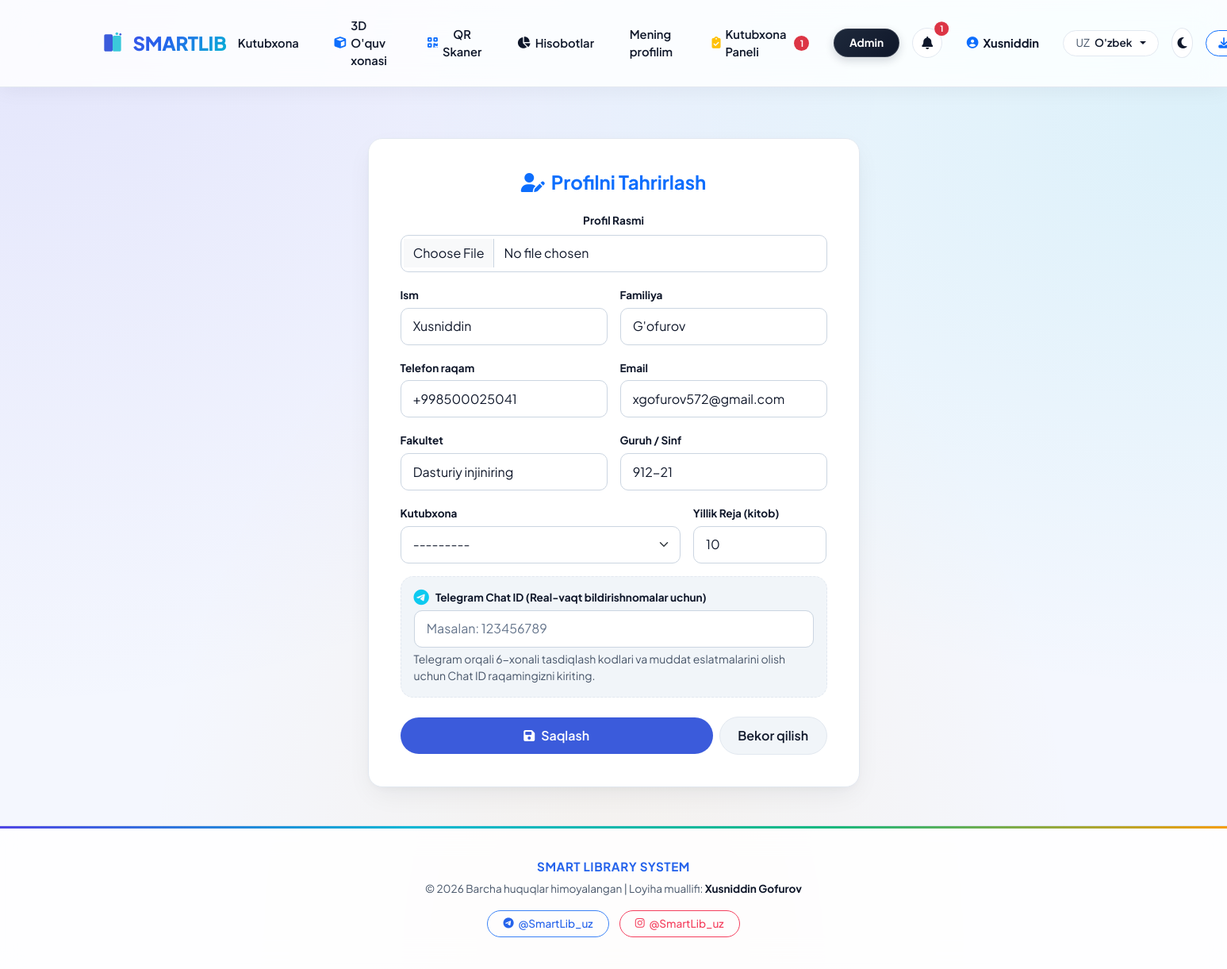
The app's page /profile/edit/ (signed in) with its own data.
### users/models.py (models this page shows, shortened)
class CustomUser(AbstractUser):
    ROLE_CHOICES = [
        ('student', "Talaba (Universitet)"),
        ('pupil', "O'quvchi (Maktab)"),
        ('citizen', "Mustaqil Kitobxon (Aholi)"),
    ]
    STATUS_CHOICES = [
        ('user', "Foydalanuvchi"),
        ('librarian', "Kutubxonachi"),
        ('admin', "Admin"),
    ]
    role = models.CharField(
        "Kim sifatida kirmoqchisiz?",
        max_length=30,
        choices=ROLE_CHOICES,
        default='student',
        db_index=True,
    )
    status = models.CharField(
        "Status",
        max_length=30,
        choices=STATUS_CHOICES,
        default='user',
        db_index=True,
    )
    phone = models.CharField("Telefon raqam", max_length=30, blank=True)
    telegram_chat_id = models.CharField(
        "Telegram Chat ID",
        max_length=64,
        blank=True,
        db_index=True,
        help_text="Telegram bot (@SmartLibBot) orqali xabarnomalar olish uchun Chat ID",
    )
    profile_picture = models.ImageField("Profil Rasmi", upload_to='profiles/', blank=True, null=True)
    library = models.ForeignKey(
        Library,
        on_delete=models.SET_NULL,
        null=True,
        blank=True,
        verbose_name="Kutubxona",
        related_name='members',
    )
    annual_goal = models.PositiveIntegerField(
        "Yillik Reja",
        default=10,
        validators=[MinValueValidator(1), MaxValueValidator(500)],
    )
    student_id = models.CharField("Student ID (Hemis)", max_length=50, blank=True, db_index=True)
    faculty = models.CharField("Fakultet", max_length=150, blank=True, db_index=True)
    group_name = models.CharField("Guruh", max_length=50, blank=True)
    grade = models.CharField("Sinf (Masalan: 11)", max_length=20, blank=True)
    grade_letter = models.CharField("Sinf Harfi (Masalan: A)", max_length=10, blank=True)
    parent_phone = models.CharField("Ota-ona telefoni", max_length=30, blank=True)
    mahalla = models.CharField("Mahalla Nomi", max_length=150, blank=True)
    street = models.CharField("Ko'cha", max_length=150, blank=True)
    house_number = models.CharField("Uy raqami", max_length=50, blank=True)
    occupation = models.CharField("Kasbi / Ish joyi", max_length=150, blank=True)
    class Meta:
        verbose_name = "Foydalanuvchi "
        verbose_name_plural = "Foydalanuvchilar"
    @property
    def full_display_name(self):
        full = f"{(self.first_name or '').strip()} {(self.last_name or '').strip()}".strip()
        return full if full else self.username

### books/views.py (the view, shortened to what this page needs)
# urls.py: path('profile/edit/', views.profile_edit_view, name='profile_edit'),
@login_required
def profile_edit_view(request):
    user = request.user
    libraries = Library.objects.all()
    return render(request, 'profile_edit.html', {'user': user, 'libraries': libraries, 'bot_username': get_bot_username()})

### books/telegram_service.py (called while the page is built)
def get_bot_username():
    return (
        os.environ.get('TELEGRAM_BOT_USERNAME', '').strip()
        or getattr(settings, 'TELEGRAM_BOT_USERNAME', 'SmartLibUzBot').strip()
    )

### users/models.py (called while the page is built)
    def __str__(self):
        return f"{self.name} ({self.get_institution_type_display()})"

### templates/profile_edit.html (shortened to what this page needs)
{% extends 'base.html' %}
{% block content %}
<div class="container">
    <div class="edit-profile-card">
        <h4 class="fw-bold text-primary text-center mb-4">
            <i class="fa-solid fa-user-pen me-2"></i>Profilni Tahrirlash
        </h4>
        <form method="post" enctype="multipart/form-data">
            <div class="mb-3 text-center">
                <label class="form-label-sm d-block mb-2">Profil Rasmi</label>
                <input type="file" name="profile_picture" class="form-control" accept="image/*">
            </div>
            <div class="row g-3 mb-3">
                <div class="col-md-6">
                    <label class="form-label-sm">Ism</label>
                    <input type="text" name="first_name" value="{{ user.first_name }}" class="form-control" placeholder="First name">
                </div>
                <div class="col-md-6">
                    <label class="form-label-sm">Familiya</label>
                    <input type="text" name="last_name" value="{{ user.last_name }}" class="form-control" placeholder="Last name">
                </div>
            </div>
            <div class="row g-3 mb-3">
                <div class="col-md-6">
                    <label class="form-label-sm">Telefon raqam</label>
                    <input type="text" name="phone" value="{{ user.phone }}" class="form-control" placeholder="Telefon raqam">
                </div>
                <div class="col-md-6">
                    <label class="form-label-sm">Email</label>
                    <input type="email" name="email" value="{{ user.email }}" class="form-control" placeholder="Email address">
                </div>
            </div>
            <div class="row g-3 mb-3">
                <div class="col-md-6">
                    <label class="form-label-sm">Fakultet</label>
                    <input type="text" name="faculty" value="{{ user.faculty }}" class="form-control" placeholder="Masalan: Dasturiy injiniring">
                </div>
                <div class="col-md-6">
                    <label class="form-label-sm">Guruh / Sinf</label>
                    <input type="text" name="group_name" value="{{ user.group_name }}" class="form-control" placeholder="Masalan: 912-21">
                </div>
            </div>
            <div class="row g-3 mb-3">
                <div class="col-md-8">
                    <label class="form-label-sm">Kutubxona</label>
                    <select name="library" class="form-select">
                        <option value="">---------</option>
                    </select>
                </div>
                <div class="col-md-4">
                    <label class="form-label-sm">Yillik Reja (kitob)</label>
                    <input type="number" name="annual_goal" value="{{ user.annual_goal|default:10 }}" min="1" max="500" class="form-control">
                </div>
            </div>
            <div class="mb-4 p-3 rounded-4" style="background: var(--bg-subtle); border: 1px dashed var(--border-color);">
                <label class="form-label-sm d-flex align-items-center gap-2">
                    <i class="fa-brands fa-telegram text-info fs-5"></i>
                    <span>Telegram Chat ID (Real-vaqt bildirishnomalar uchun)</span>
                </label>
                <input type="text" name="telegram_chat_id" value="{{ user.telegram_chat_id }}" class="form-control mb-1" placeholder="Masalan: 123456789">
                <small class="text-muted d-block">
                    Telegram orqali 6-xonali tasdiqlash kodlari va muddat eslatmalarini olish uchun Chat ID raqamingizni kiriting.
                </small>
            </div>
            <div class="d-flex align-items-center gap-2">
                <button type="submit" class="btn-save-pill">
                    <i class="fa-solid fa-floppy-disk me-2"></i>Saqlash
                </button>
                <a href="{% url 'profile' %}" class="btn-cancel-pill">Bekor qilish</a>
            </div>
        </form>
    </div>
</div>
{% endblock %}

### templates/base.html (shortened to what this page needs)
<!DOCTYPE html>
<html lang="uz" data-theme="light" data-bs-theme="light">
<head>
    <link href="https://cdn.jsdelivr.net/npm/bootstrap@5.3.3/dist/css/bootstrap.min.css" rel="stylesheet">
    <link href="https://cdnjs.cloudflare.com/ajax/libs/font-awesome/6.5.2/css/all.min.css" rel="stylesheet">
</head>
<body>
    <nav class="smart-navbar sticky-top">
        <div class="container d-flex align-items-center justify-content-between">
            <a href="{% url 'home' %}" class="brand-logo">
                <span>SMARTLIB</span>
            </a>
            <div class="d-none d-lg-flex align-items-center gap-3">
                <a href="{% url 'home' %}" class="nav-link-custom">Kutubxona</a>
                <a href="{% url 'reading_room' %}" class="nav-link-custom">
                    <i class="fa-solid fa-cube text-primary"></i> <span>3D O'quv xonasi</span>
                </a>
                <button type="button" class="nav-link-custom border-0 bg-transparent" data-bs-toggle="modal" data-bs-target="#qrScannerModal" title="QR Skaner">
                    <i class="fa-solid fa-qrcode text-primary"></i> <span>QR Skaner</span>
                </button>
                {% if user.is_authenticated %}
                    <a href="{% url 'reports' %}" class="nav-link-custom fw-semibold">
                        <i class="fa-solid fa-chart-pie"></i> <span>Hisobotlar</span>
                    </a>
                    <a href="{% url 'profile' %}" class="nav-link-custom">Mening profilim</a>
                    {% if is_librarian_or_admin %}
                    <a href="{% url 'librarian_desk' %}" class="nav-link-custom position-relative" title="Kutubxona Paneli">
                        <i class="fa-solid fa-clipboard-check text-warning"></i> <span>Kutubxona Paneli</span>
                        {% if pending_librarian_count > 0 %}
                        <span class="badge rounded-pill bg-danger ms-1" style="font-size: 0.7rem;">{{ pending_librarian_count }}</span>
                        {% endif %}
                    </a>
                    {% endif %}
                    {% if user.is_staff or user.is_superuser or user.status == 'admin' or user.status == 'librarian' %}
                        <a href="/admin/" class="btn-admin-pill">Admin</a>
                    {% endif %}
                    <div class="dropdown">
                        <button class="theme-toggle-btn position-relative" type="button" data-bs-toggle="dropdown" aria-expanded="false" title="Bildirishnomalar">
                            <i class="fa-solid fa-bell"></i>
                            {% if unread_notifications_count > 0 %}
                            <span class="position-absolute top-0 start-100 translate-middle badge rounded-pill bg-danger" style="font-size: 0.65rem;">
                                {{ unread_notifications_count }}
                            </span>
                            {% endif %}
                        </button>
                    </div>
                    <a href="{% url 'profile' %}" class="nav-link-custom fw-bold">
                        <i class="fa-solid fa-circle-user text-primary"></i> <span>{{ user.username }}</span>
                    </a>
                {% else %}
                    <a href="{% url 'login' %}" class="nav-link-custom">Kirish</a>
                    <a href="{% url 'register' %}" class="btn-register-pill">A'zo bo'lish</a>
                {% endif %}
                <div class="dropdown">
                    <button class="lang-dropdown-btn dropdown-toggle" id="langDropdownBtn" type="button" data-bs-toggle="dropdown" aria-expanded="false">
                    </button>
                </div>
                <button type="button" class="theme-toggle-btn theme-toggle-action" title="Kunduzgi / Tungi rejim">
                    <i class="fa-solid fa-moon theme-icon"></i>
                </button>
                <div class="dropdown">
                    <button class="lang-dropdown-btn border-primary text-primary dropdown-toggle" id="appDownloadBtn" type="button" data-bs-toggle="dropdown" aria-expanded="false" title="Telefon va kompyuter uchun ilovalar">
                        <i class="fa-solid fa-download text-primary"></i> <span>Ilova</span>
                    </button>
                </div>
            </div>
        </div>
    </nav>
    <main class="flex-grow-1 py-4">
        {% block content %}{% endblock %}
    </main>
    <footer class="smart-footer">
        <div class="container">
            <div class="footer-title">SMART LIBRARY SYSTEM</div>
            <div class="footer-sub">
                &copy; 2026 <span>Barcha huquqlar himoyalangan</span> | <span>Loyiha muallifi:</span> <strong>Xusniddin Gofurov</strong>
            </div>
            <div>
                <a href="https://t.me/SmartLib_uz" target="_blank" class="social-pill-tg">
                    <i class="fa-brands fa-telegram"></i> @SmartLib_uz
                </a>
                <a href="https://instagram.com/SmartLib_uz" target="_blank" class="social-pill-ig">
                    <i class="fa-brands fa-instagram"></i> @SmartLib_uz
                </a>
            </div>
        </div>
    </footer>
</body>
</html>

### templates/profile_edit.html (style rules this page uses)
.edit-profile-card { max-width: 620px; margin: 1.5rem auto; background: var(--bg-card); color: var(--text-main); border-radius: 18px; padding: 2.5rem; box-shadow: var(--shadow-soft); border: 1px solid var(--border-color); }
.form-label-sm { font-weight: 700; font-size: 0.85rem; color: var(--text-main) !important; margin-bottom: 0.35rem; }
.btn-save-pill { background-color: #3b5bdb; color: #ffffff !important; border: none; border-radius: 50px; padding: 0.7rem 1.5rem; font-weight: 600; flex-grow: 1; }
.btn-save-pill * { color: #ffffff !important; }
.btn-cancel-pill { border: 1px solid var(--border-color); color: var(--text-main) !important; background: var(--bg-subtle); border-radius: 50px; padding: 0.7rem 1.4rem; font-weight: 600; text-decoration: none; }

### records on screen
CustomUser: username "Xusniddin", first_name "Xusniddin", last_name "G'ofurov", phone "+998500025041", email "xgofurov572@gmail.com", faculty "Dasturiy injiniring", group_name "912-21", annual_goal "10"

### other values on screen
{{ pending_librarian_count }} "1"
{{ unread_notifications_count }} "1"
